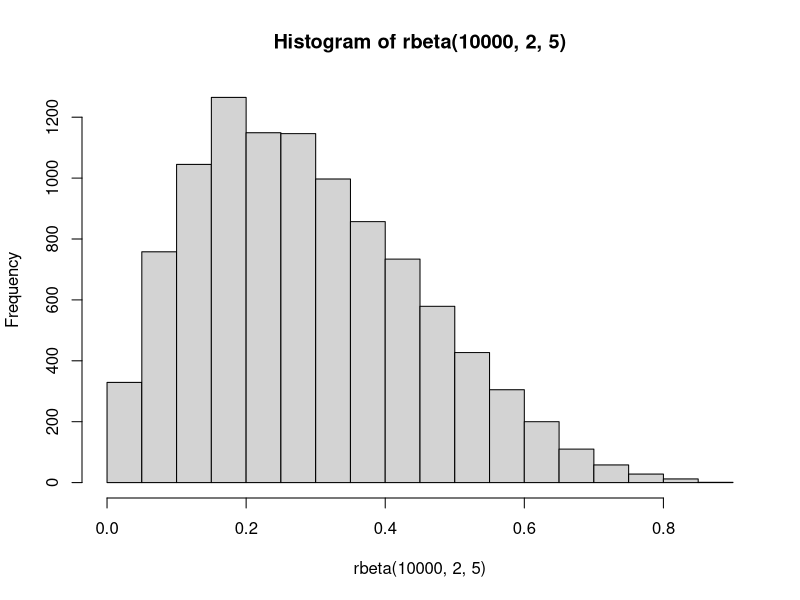

Write R code to recreate this figure.
## ---- chunk 1
knitr::opts_chunk$set(echo = TRUE)
## ---- chunk 2
# 1 feet = 12 inch
mean_len = 48
sd = 5
mark = (250*12)/60
prob_1 = pnorm(mark, mean_len, sd/sqrt(60),lower.tail = FALSE)
print(prob_1)
## ---- chunk 3
prob_2 = pnorm(5.5, 5, sqrt(5)/sqrt(125), lower.tail=TRUE)
print(prob_2)
## ---- chunk 4
for(num in 1:10000){
  if (pnorm(0.13, 0.1, sqrt(0.1*(1-0.1)/num), lower.tail=TRUE) > 0.99){
    break
    }
}
print(num)
## ---- chunk 5
e_x = 4.5
e_x_square = 28.5
var = sqrt(28.5 - 4.5*4.5)
prob_4 <- pnorm(6, e_x, var/4) - pnorm(4, e_x, var/4)
print(prob_4)
## ---- chunk 6
hist(rbeta(10000,2,5))
## ---- chunk 7
a = 2
b = 5
ex = a/(a+b)
var = a*b/((a+b)^2 * (a+b+1))
print(ex)
print(var)
## ---- chunk 8
clt = c()
k = 5000
for(i in 1:5000){
  clt[i] = (sum(rbeta(k,2,5))-k*ex)/sqrt(k*var)
} 
## ---- chunk 9
print(mean(clt))
print(sd(clt))
## ---- chunk 10
shapiro.test(clt)
